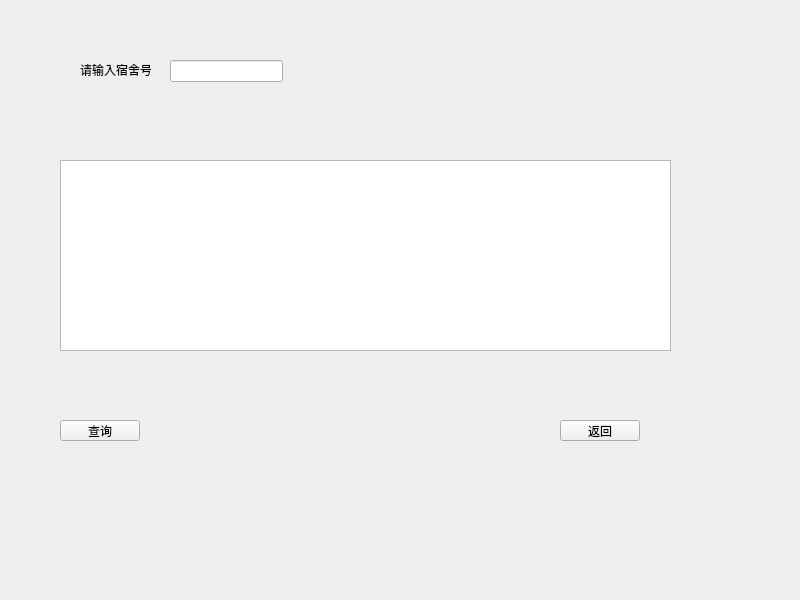
<?xml version="1.0" encoding="UTF-8"?>
<ui version="4.0">
 <class>RepairView</class>
 <widget class="QWidget" name="RepairView">
  <property name="geometry">
   <rect>
    <x>0</x>
    <y>0</y>
    <width>800</width>
    <height>600</height>
   </rect>
  </property>
  <property name="windowTitle">
   <string>Form</string>
  </property>
  <widget class="QLineEdit" name="DorNumLineEdit">
   <property name="geometry">
    <rect>
     <x>170</x>
     <y>60</y>
     <width>113</width>
     <height>22</height>
    </rect>
   </property>
  </widget>
  <widget class="QLabel" name="label">
   <property name="geometry">
    <rect>
     <x>80</x>
     <y>60</y>
     <width>71</width>
     <height>20</height>
    </rect>
   </property>
   <property name="text">
    <string>请输入宿舍号</string>
   </property>
  </widget>
  <widget class="QPushButton" name="DornumviewBtn">
   <property name="geometry">
    <rect>
     <x>60</x>
     <y>420</y>
     <width>80</width>
     <height>21</height>
    </rect>
   </property>
   <property name="text">
    <string>查询</string>
   </property>
  </widget>
  <widget class="QPushButton" name="ReturnwinBtn">
   <property name="geometry">
    <rect>
     <x>560</x>
     <y>420</y>
     <width>80</width>
     <height>21</height>
    </rect>
   </property>
   <property name="text">
    <string>返回</string>
   </property>
  </widget>
  <widget class="QTableView" name="tableView">
   <property name="geometry">
    <rect>
     <x>60</x>
     <y>160</y>
     <width>611</width>
     <height>191</height>
    </rect>
   </property>
  </widget>
 </widget>
 <resources/>
 <connections/>
</ui>
